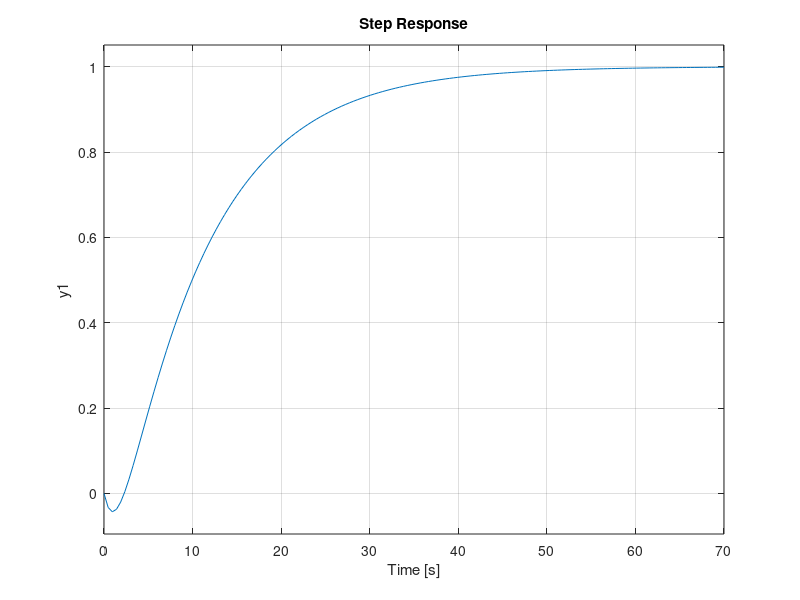

The MATLAB script that drew this image: (Note: this script raises an error after producing the figure.)
%% Ch.1 — Example 1.10 Padé approximation of $e^{-3s}/(10s+1)$
% Process Dynamics and Control, SeoulTech — slide 41
% https://seoultechpse.github.io/ProCon/ch1/ch1_dynamics.html#/40
% Requires: Control System Toolbox

clear; close all; clc

G  = tf(1, [10 1]);
P1 = tf([-1.5 1], [1.5 1]);   % pade(3,1)
step(G*P1); hold on
step(G*exp(-3*tf('s')))      % exact delay
legend('Pade 1/1', 'exact')
